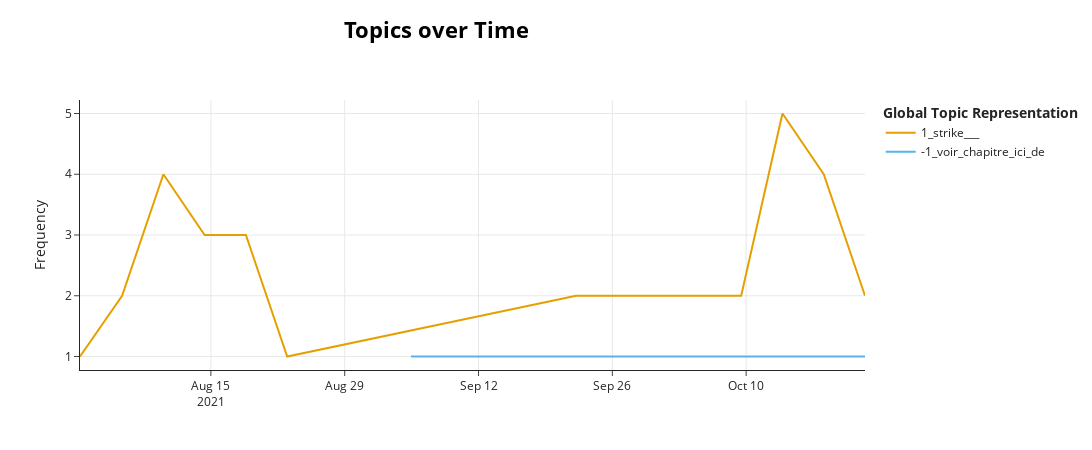

Notebook code for this chart:
### Code cell
# finding topic's distribbution over time
topics_over_time = topic_model.topics_over_time(tweets, topics, timestamps, nr_bins=20)
# visualization
topic_model.visualize_topics_over_time(topics_over_time, top_n_topics=10)

### Figure 1 — Plotly figure (JSON) as saved in the notebook; plotly's stock layout.template omitted (floating-point values rounded to 4 significant figures)
{"data": [{"hoverinfo": "text", "hovertext": ["<b>Topic 1</b><br>Words: strike, , , , ", "<b>Topic 1</b><br>Words: strike, , , , ", "<b>Topic 1</b><br>Words: strike, , , , ", "<b>Topic 1</b><br>Words: strike, , , , ", "<b>Topic 1</b><br>Words: strike, , , , ", "<b>Topic 1</b><br>Words: strike, , , , ", "<b>Topic 1</b><br>Words: strike, , , , ", "<b>Topic 1</b><br>Words: strike, , , , ", "<b>Topic 1</b><br>Words: strike, , , , ", "<b>Topic 1</b><br>Words: strike, , , , ", "<b>Topic 1</b><br>Words: strike, , , , ", "<b>Topic 1</b><br>Words: strike, , , , ", "<b>Topic 1</b><br>Words: strike, , , , ", "<b>Topic 1</b><br>Words: strike, , , , "], "marker": {"color": "#E69F00"}, "mode": "lines", "name": "1_strike___", "type": "scatter", "x": ["2021-08-01T07:22:23.649999", "2021-08-05T17:04:32.500000", "2021-08-10T00:42:20", "2021-08-14T08:20:07.500000", "2021-08-18T15:57:55", "2021-08-22T23:35:42.500000", "2021-09-22T05:00:15", "2021-09-26T12:38:02.500000", "2021-09-30T20:15:50", "2021-10-05T03:53:37.500000", "2021-10-09T11:31:25", "2021-10-13T19:09:12.500000", "2021-10-18T02:47:00", "2021-10-22T10:24:47.500000"], "y": [1, 2, 4, 3, 3, 1, 2, 2, 2, 2, 2, 5, 4, 2]}, {"hoverinfo": "text", "hovertext": ["<b>Topic -1</b><br>Words: écrira, chapitre, toulon, de, ajaccio", "<b>Topic -1</b><br>Words: informations, écrira, chapitre, de, prochain", "<b>Topic -1</b><br>Words: écrira, chapitre, ajaccio, corse, de", "<b>Topic -1</b><br>Words: écrira, chapitre, toutes, nîmes, de", "<b>Topic -1</b><br>Words: écrira, chapitre, ici, rouen, de", "<b>Topic -1</b><br>Words: informations, écrira, chapitre, prochain, biarritz"], "marker": {"color": "#56B4E9"}, "mode": "lines", "name": "-1_voir_chapitre_ici_de", "type": "scatter", "x": ["2021-09-04T22:29:05", "2021-09-26T12:38:02.500000", "2021-10-05T03:53:37.500000", "2021-10-09T11:31:25", "2021-10-18T02:47:00", "2021-10-22T10:24:47.500000"], "y": [1, 1, 1, 1, 1, 1]}], "layout": {"height": 450, "hoverlabel": {"bgcolor": "white", "font": {"family": "Rockwell", "size": 16}}, "legend": {"title": {"text": "<b>Global Topic Representation"}}, "title": {"font": {"color": "Black", "size": 22}, "text": "<b>Topics over Time", "x": 0.4, "xanchor": "center", "y": 0.95, "yanchor": "top"}, "width": 1250, "xaxis": {"showgrid": true}, "yaxis": {"showgrid": true, "title": {"text": "Frequency"}}}}
